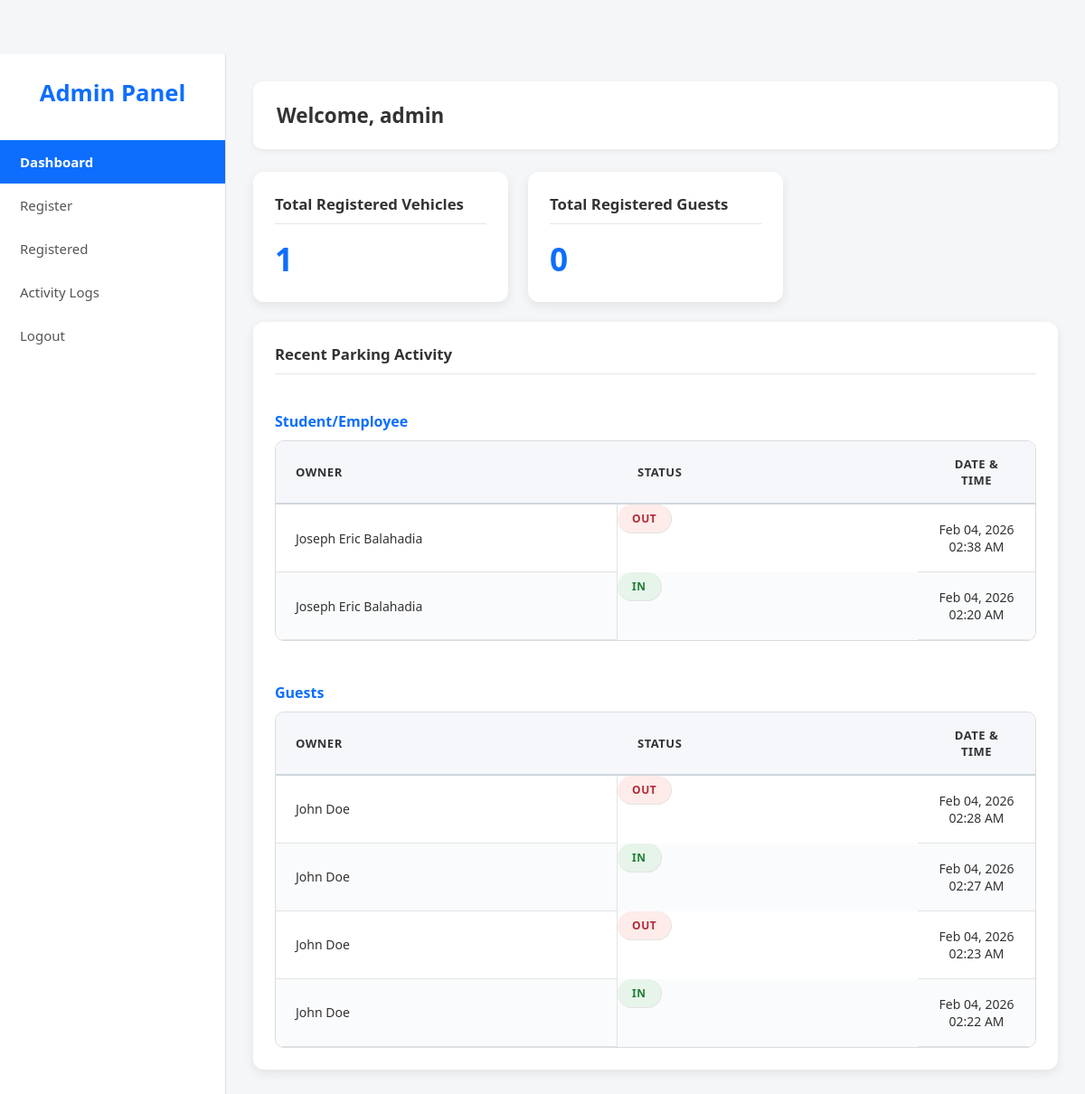
Page /dashboard.php (signed in) on the committed database.
### tables this page shows
CREATE TABLE `parking_logs` (
  `id` int(11) NOT NULL,
  `vehicle_id` int(11) DEFAULT NULL,
  `owner_name` varchar(255) DEFAULT NULL,
  `action` enum('IN','OUT') NOT NULL,
  `scanned_at` datetime DEFAULT current_timestamp()
);

### dashboard.php (the view, shortened to what this page needs)
<?php
require 'db.php';
$totalRegistered = 0;
$totalSql = "SELECT COUNT(*) AS total FROM vehicles";
$totalResult = $conn->query($totalSql);
if ($totalResult && $row = $totalResult->fetch_assoc()) {
    $totalRegistered = $row['total'];
}
$totalGuests = 0;
$tbl = $conn->query("SHOW TABLES LIKE 'guests'");
if ($tbl && $tbl->num_rows > 0) {
    $gCountRes = $conn->query("SELECT COUNT(*) AS total FROM guests");
    if ($gCountRes && $gr = $gCountRes->fetch_assoc()) {
        $totalGuests = $gr['total'];
    }
}
$vehicleSql = "
    SELECT owner_name, action, scanned_at
    FROM parking_logs
    WHERE COALESCE(vehicle_id, 0) > 0
    ORDER BY scanned_at DESC
    LIMIT 10
";
$vehicleResult = $conn->query($vehicleSql);
$vehicleActivities = [];
if ($vehicleResult) {
    while ($row = $vehicleResult->fetch_assoc()) {
        $vehicleActivities[] = $row;
    }
}
$guestSql = "
    SELECT owner_name, action, scanned_at
    FROM parking_logs
    WHERE COALESCE(vehicle_id, 0) = 0
    ORDER BY scanned_at DESC
    LIMIT 10
";
$guestResult = $conn->query($guestSql);
$guestActivities = [];
if ($guestResult) {
    while ($row = $guestResult->fetch_assoc()) {
        $guestActivities[] = $row;
    }
}
?>
<!DOCTYPE html>
<html lang="en">
<head>
    <link rel="stylesheet" href="dashboard.css">
</head>
<body>
<div class="dashboard-wrapper">
    <aside class="sidebar">
        <div class="logo-container">Admin Panel</div>
        <nav class="nav-links">
            <a href="dashboard.php" class="active">Dashboard</a>
            <a href="register_choice.php">Register</a>
            <a href="view_vehicles.php">Registered</a>
            <a href="activity_logs.php">Activity Logs</a>
            <a href="logout.php">Logout</a>
        </nav>
    </aside>
    <main class="main-content">
        <header class="main-header">
            <h1>Welcome, <span><?= htmlspecialchars($_SESSION['username']) ?></span></h1>
        </header>
        <div class="content-grid">
            <div class="card">
                <h3>Total Registered Vehicles</h3>
                <p><?= number_format($totalRegistered) ?></p>
            </div>
            <div class="card">
                <h3>Total Registered Guests</h3>
                <p><?= number_format($totalGuests) ?></p>
            </div>
            <div class="full-width-card">
                <h3>Recent Parking Activity</h3>
                <div class="activity-table-wrapper">
                    <h4 class="section-title">Student/Employee</h4>
                    <table class="activity-table">
                        <thead>
                            <tr>
                                <th>Owner</th>
                                <th>Status</th>
                                <th>Date & Time</th>
                            </tr>
                        </thead>
                        <tbody>
                            <?php if (empty($vehicleActivities)): ?>
                                <tr>
                                    <td colspan="3">No recent activity</td>
                                </tr>
                            <?php else: ?>
                                <?php foreach ($vehicleActivities as $log): ?>
                                    <tr>
                                        <td><?= htmlspecialchars($log['owner_name']) ?></td>
                                        <td class="<?= $log['action'] === 'IN' ? 'in' : 'out' ?>">
                                            <?= $log['action'] ?>
                                        </td>
                                        <td><?= date('M d, Y h:i A', strtotime($log['scanned_at'])) ?></td>
                                    </tr>
                                <?php endforeach; ?>
                            <?php endif; ?>
                        </tbody>
                    </table>
                </div>
                <div class="activity-table-wrapper mt-24">
                    <h4 class="section-title">Guests</h4>
                    <table class="activity-table">
                        <thead>
                            <tr>
                                <th>Owner</th>
                                <th>Status</th>
                                <th>Date & Time</th>
                            </tr>
                        </thead>
                        <tbody>
                            <?php if (empty($guestActivities)): ?>
                                <tr>
                                    <td colspan="3">No recent activity</td>
                                </tr>
                            <?php else: ?>
                                <?php foreach ($guestActivities as $log): ?>
                                    <tr>
                                        <td><?= htmlspecialchars($log['owner_name']) ?></td>
                                        <td class="<?= $log['action'] === 'IN' ? 'in' : 'out' ?>">
                                            <?= $log['action'] ?>
                                        </td>
                                        <td><?= date('M d, Y h:i A', strtotime($log['scanned_at'])) ?></td>
                                    </tr>
                                <?php endforeach; ?>
                            <?php endif; ?>
                        </tbody>
                    </table>
                </div>
            </div>
        </div>
    </main>
</div>
</body>
</html>

### dashboard.css (style rules this page uses)
.activity-table .in { background-color: #e6f4ea !important; color: #1e7e34 !important; }
.activity-table .out { background-color: #fdecea !important; color: #b02a37 !important; }
* { box-sizing: border-box; }
body { margin: 0; font-family: "Segoe UI", Tahoma, Geneva, Verdana, sans-serif; background-color: #f4f6f8; color: #333; padding-top: 60px; }
.dashboard-wrapper { display: flex; min-height: 100vh; }
.sidebar { width: 250px; background-color: #ffffff; border-right: 1px solid #e0e0e0; padding: 25px 0; display: flex; flex-direction: column; }
.logo-container { text-align: center; font-size: 1.6rem; font-weight: 700; color: #0d6efd; margin-bottom: 35px; }
.nav-links a { display: block; padding: 14px 22px; color: #555; text-decoration: none; font-size: 15px; transition: all 0.2s ease; }
.nav-links a.active { background-color: #0d6efd; color: #ffffff; font-weight: 600; }
.main-content { flex: 1; padding: 30px; position: relative; }
.main-header { background-color: #ffffff; padding: 22px 26px; border-radius: 10px; margin-bottom: 25px; box-shadow: 0 2px 6px rgba(0, 0, 0, 0.06); }
.main-header h1 { margin: 0; font-size: 1.4rem; }
.content-grid { display: grid; grid-template-columns: repeat(auto-fit, minmax(260px, 1fr)); gap: 22px; }
.card, .full-width-card { background-color: #ffffff; padding: 24px; border-radius: 12px; box-shadow: 0 4px 12px rgba(0, 0, 0, 0.08); }
.card h3, .full-width-card h3 { margin: 0 0 14px; font-size: 1.05rem; padding-bottom: 10px; border-bottom: 1px solid #e5e5e5; }
.card p { margin: 0; font-size: 2.2rem; font-weight: 700; color: #0d6efd; }
.full-width-card { grid-column: 1 / -1; }
.activity-table-wrapper, .table-container { margin-top: 20px; overflow-x: auto; }
.activity-table { width: 100%; min-width: 720px; border-collapse: separate; border-spacing: 0; background-color: #ffffff; border: 1px solid #dcdcdc; border-radius: 10px; overflow: hidden; }
.activity-table thead th { background-color: #f5f7fa; padding: 16px 22px; font-size: 13px; font-weight: 600; text-transform: uppercase; letter-spacing: 0.5px; text-align: left; border-bottom: 2px solid #cfd6dd; }
.activity-table td { padding: 18px 22px; font-size: 14px; border-bottom: 1px solid #e3e3e3; border-right: 1px solid #e3e3e3; vertical-align: middle; }
.activity-table td:last-child, .activity-table th:last-child { border-right: none; }
.activity-table tbody tr:nth-child(even) { background-color: #fafbfc; }
.activity-table th:first-child, .activity-table td:first-child { text-align: left; width: 45%; }
.activity-table th:nth-child(3), .activity-table td:nth-child(3) { text-align: center; width: 130px; }
.activity-table .in, .activity-table .out { display: inline-block; padding: 7px 16px; border-radius: 20px; font-size: 12px; font-weight: 600; letter-spacing: 0.6px; }
.activity-table .in { background-color: #e6f4ea; color: #1e7e34; }
.activity-table .out { background-color: #fdecea; color: #b02a37; }
.section-title { margin-bottom: 10px; color: #0d6efd; }
.mt-24 { margin-top: 24px; }

### rows in the picture
parking_logs: owner_name "Joseph Eric Balahadia", action "OUT", scanned_at "Feb 04, 2026 02:38 AM"
parking_logs: owner_name "Joseph Eric Balahadia", action "IN", scanned_at "Feb 04, 2026 02:20 AM"
parking_logs: owner_name "John Doe", action "OUT", scanned_at "Feb 04, 2026 02:28 AM"
parking_logs: owner_name "John Doe", action "IN", scanned_at "Feb 04, 2026 02:27 AM"
parking_logs: owner_name "John Doe", action "OUT", scanned_at "Feb 04, 2026 02:23 AM"
parking_logs: owner_name "John Doe", action "IN", scanned_at "Feb 04, 2026 02:22 AM"

### other values in the picture
$_SESSION['username'] "admin"
$totalRegistered "1"
$totalGuests "0"
